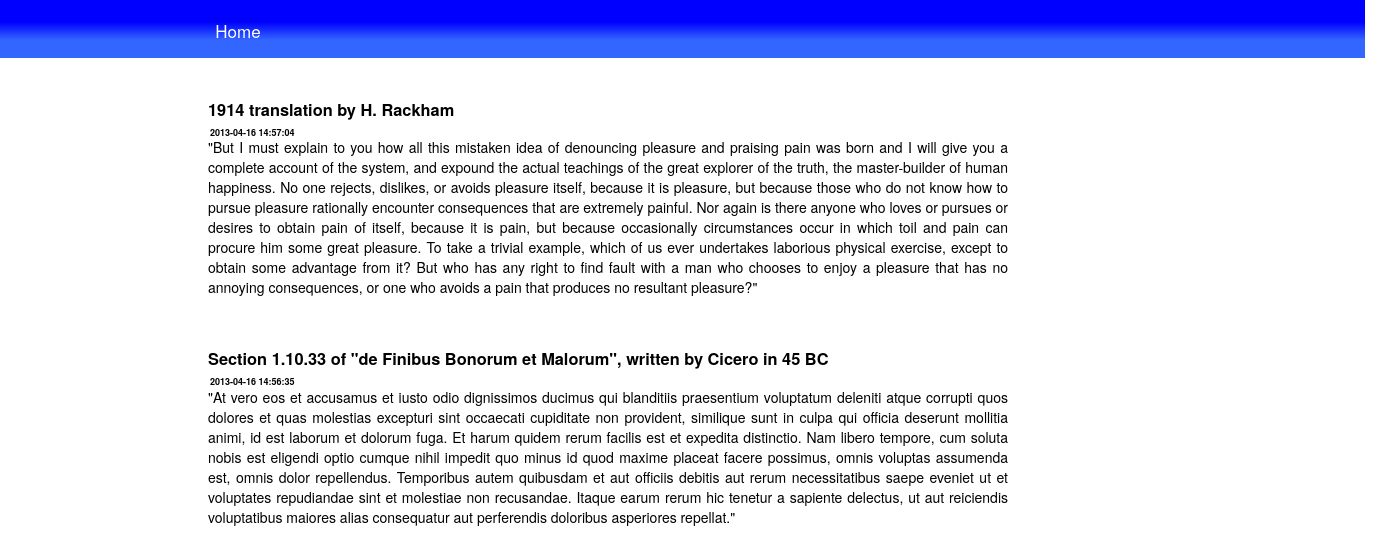
/template/index.php, run on the app's committed database.
### tables this page shows
CREATE TABLE IF NOT EXISTS `posts` (
  `ID` int(11) NOT NULL AUTO_INCREMENT,
  `garchig` varchar(100) NOT NULL,
  `myPost` text NOT NULL,
  `time` datetime NOT NULL,
  PRIMARY KEY (`ID`)
);

### template/php/functions.php (called while the page is built, shortened)
<?php
    function connection()
    {
        $con = mysqli_connect("localhost","root","","blog");
        return $con;
    }
    function show()
    {
        $result = array();
        $table = mysqli_query(connection(),"SELECT * FROM posts ORDER BY time DESC");
        while($row = mysqli_fetch_array($table) ){
            $result[] = $row;
        }
        return $result;
    }
?>

### template/index.php (the view, shortened to what this page needs)
<?php require_once('/php/functions.php');?>
    <div id = "header">
        <a href = "./template/add.php">
            <div > Home </div>
        </a>
    </div>
    <?php $row  =  show();foreach ($row as $row ):?>
        <div id = "container">
            <h3>
                <?php echo $row['garchig'];?><br/>
                <span><?php echo $row['time'];?></span>
            </h3>
            <div ><?php echo $row['myPost'];?></div>
        </div>
    <?php endforeach;?>
<?php $content = ob_get_clean();?>
<?php require_once('../layout/layout.php');?>

### layout/layout.php (shortened to what this page needs)
<!DOCTYPE html>
<html>
    <head>
    </head>
    <link rel = "stylesheet" type = "text/css" href = "../static/style.css">
    <body>
        <?php echo $content;?>
    </body>
</html>

### static/style.css (style rules this page uses)
body,span { background-size: 1350px,700px; font-family: 'Helvetica Neue Light', HelveticaNeue-Light, 'Helvetica Neue', Helvetica, Arial, sans-serif; font-size: 14px; }
#header { height:60px; width:1367px; text-align: center; text-decoration: none; background: -webkit-gradient(linear, left top, left bottom, color-stop(70%,#3366ff), color-stop(40%,blue)); margin: -10px; }
a div { float :left; height:40px; width: 200px; margin-left: 140px; float: left; padding-top: 20px; }
a div { color:white; text-decoration: none; font-size: 17px; }
#container { margin-left: 200px; margin-top: 50px; text-align: justify; word-wrap:break-word; width: 800px; }
span { font-size: 9px; position: absolute; margin-top: 5px; margin-left: 2px; }

### data on the page
posts: garchig "1914 translation by H. Rackham", time "2013-04-16 14:57:04", myPost "\"But I must explain to you how all this mistaken idea of denouncing pleasure and praising pain was born and I will give you a complete account of the system, and expound the actual teachings of the great explorer of the truth, the master-builder of human happiness. No one rejects, dislikes, or avoids pleasure itself, because it is pleasure, but because those who do not know how to pursue pleasure rationally encounter consequences that are extremely painful. Nor again is there anyone who loves or pursues or desires to obtain pain of itself, because it is pain, but because occasionally circumstances occur in which toil and pain can procure him some great pleasure. To take a trivial example,…"
posts: garchig "Section 1.10.33 of \"de Finibus Bonorum et Malorum\", written by Cicero in 45 BC", time "2013-04-16 14:56:35", myPost "\"At vero eos et accusamus et iusto odio dignissimos ducimus qui blanditiis praesentium voluptatum deleniti atque corrupti quos dolores et quas molestias excepturi sint occaecati cupiditate non provident, similique sunt in culpa qui officia deserunt mollitia animi, id est laborum et dolorum fuga. Et harum quidem rerum facilis est et expedita distinctio. Nam libero tempore, cum soluta nobis est eligendi optio cumque nihil impedit quo minus id quod maxime placeat facere possimus, omnis voluptas assumenda est, omnis dolor repellendus. Temporibus autem quibusdam et aut officiis debitis aut rerum necessitatibus saepe eveniet ut et voluptates repudiandae sint et molestiae non recusandae. Itaque…"
